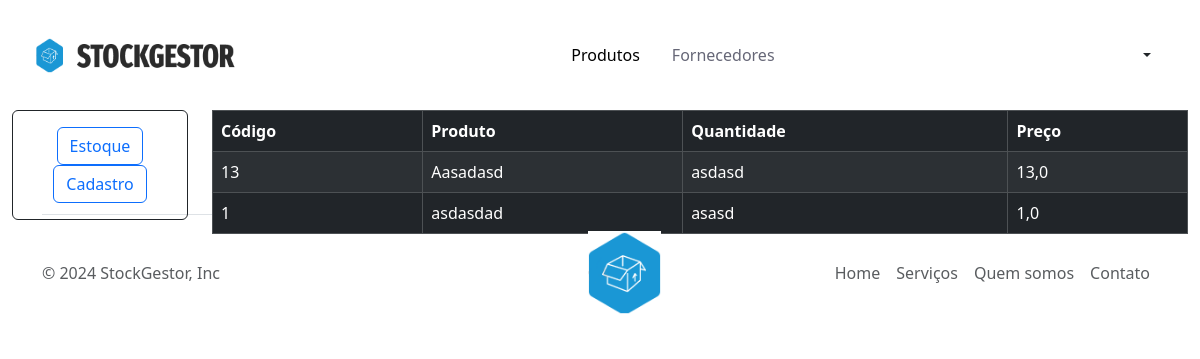
The app's page /lista_produtos, older data.
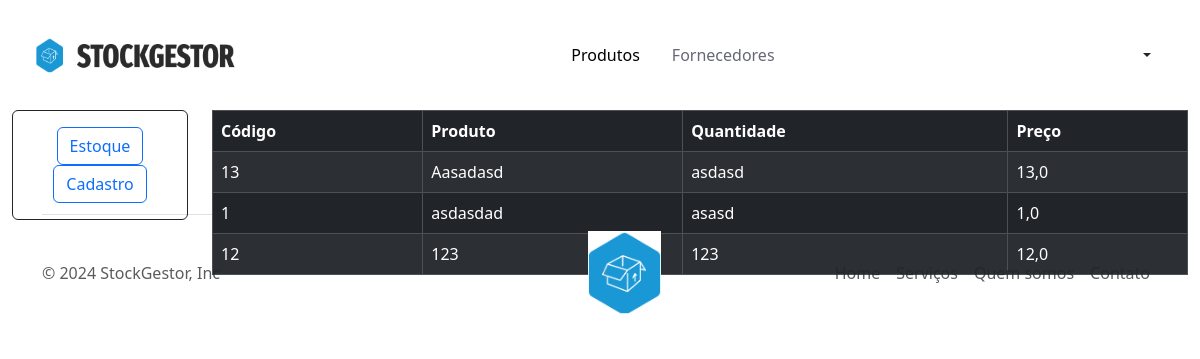
The same page, newer data.
### app_gestor/models.py (models this page shows)
class Produtos(models.Model):
    codigo = models.IntegerField()
    codigo_barras = models.IntegerField()
    preco_compra = models.FloatField(max_length=8)
    nome_produto = models.CharField(max_length=40)
    ref = models.CharField(max_length=30)
    marca = models.CharField(max_length=15)
    categoria = models.CharField(max_length=10)
    localizacao = models.CharField(max_length=3)
    fornecedor = models.CharField(max_length=40)
    descricao = models.CharField(max_length=100, default="Descrição")
    data_entrada = models.DateField()
    validade = models.DateField()

### app_gestor/views.py (the view)
# urls.py: path('lista_produtos', views.lista_produtos, name='lista_produtos'),
def lista_produtos(request):
    produtos = Produtos.objects.all()
    return render(request, 'app_gestor/lista_produtos.html', {'produtos': produtos})

### app_gestor/templates/app_gestor/lista_produtos.html (shortened to what this page needs)
{% extends 'app_gestor/base.html' %}
{% load static %}
{% block navbar %}
<nav class="navbar navbar-expand-lg sticky-top">
    <div class="container-fluid">
        <a class="navbar-brand me-auto" href="#">
            <img src="{% static 'app_gestor/img/logo_w.png' %}" width="200" height="35">
        </a>
        <div class="offcanvas offcanvas-end" tabindex="-1" id="offcanvasNavbar" aria-labelledby="offcanvasNavbarLabel">
            <div class="offcanvas-body">
                <ul class="navbar-nav justify-content-center flex-grow-1 pe-3">
                    <li class="nav-item">
                        <a class="nav-link mx-lg-2 active" href="{% url 'cadastro_produto' %}">Produtos</a>
                    </li>
                    <li class="nav-item">
                        <a class="nav-link mx-lg-2" href="{% url 'logado' %}">Fornecedores</a>
                    </li>
                </ul>
            </div>
        </div>
        <div class="dropdown">
            <button class="btn btn-default dropdown-toggle" type="button" id="menu1" data-toggle="dropdown">
            </button>
        </div>
    </div>
</nav>
{% endblock navbar %}
{% block content %}
<main>
    <div class="container-fluid">
        <div class="row">
            <div class="col">
                <div class="border border-dark p-3 rounded">
                    <ul class="list-group text-center">
                        <a href="{% url 'lista_produtos' %}">
                            <button type="button"
                                class="btn btn-outline-primary btn-block btn-fixed-width">Estoque</button>
                        </a>
                        <a href="{% url 'cadastro_produto' %}">
                            <button type="button"
                                class="btn btn-outline-primary btn-block btn-fixed-width">Cadastro</button>
                        </a>
                    </ul>
                </div>
            </div>
            <div class="col-10">
                <table class="table table-dark table-bordered table-striped">
                    <thead>
                        <tr>
                            <th>Código</th>
                            <th>Produto</th>
                            <th>Quantidade</th>
                            <th>Preço</th>
                        </tr>
                    </thead>
                    <tbody>
                        {% for produto in produtos %}
                        <tr>
                            <td>{{ produto.codigo }}</td>
                            <td>{{ produto.nome_produto }}</td>
                            <td>{{ produto.localizacao }}</td>
                            <td>{{ produto.preco_compra }}</td>
                        </tr>
                        {% endfor %}
                    </tbody>
                </table>
            </div>
        </div>
    </div>
</main>
{% endblock content %}

### app_gestor/templates/app_gestor/base.html (shortened to what this page needs)
<!DOCTYPE html>
<html lang="pt-br">
<head>
    {% load static %}
    <link href="https://cdn.jsdelivr.net/npm/bootstrap@5.3.3/dist/css/bootstrap.min.css" rel="stylesheet"
>
    <link rel="stylesheet" href="{% static 'app_gestor/css/style.css' %}">
</head>
<body>
    {% block navbar %}{% endblock navbar %}
    {% block content %}{% endblock content %}
    <div class="container">
        <footer class="d-flex flex-wrap justify-content-between align-items-center py-3 my-4 border-top">
            <p class="col-md-4 mb-0 text-muted">&copy; 2024 StockGestor, Inc</p>
            <a href="/"
                class="col-md-4 d-flex align-items-center justify-content-center mb-3 mb-md-0 me-md-auto link-dark text-decoration-none">
                <svg class="bi me-2" width="40" height="28">
                    <use xlink:href="#bootstrap" />
                </svg>
                <img src="{% static 'app_gestor/img/logo_icone.png' %}" width="73" height="84">
            </a>
            <ul class="nav col-md-4 justify-content-end">
                <li class="nav-item"><a href="#" class="nav-link px-2 text-muted">Home</a></li>
                <li class="nav-item"><a href="#" class="nav-link px-2 text-muted">Serviços</a></li>
                <li class="nav-item"><a href="#" class="nav-link px-2 text-muted">Quem somos</a></li>
                <li class="nav-item"><a href="#" class="nav-link px-2 text-muted">Contato</a></li>
            </ul>
        </footer>
    </div>
</body>
</html>

### app_gestor/static/app_gestor/css/style.css (style rules this page uses)
.navbar { background: #fff; height: 70px; margin: 20px; border-radius: 20px; padding: 0.25rem; }
.nav-link { color: #666777; font-weight: 500; position: relative; }
.navbar-link:hover, .nav-link.active { color: #000; }
.nav-link::before { content: ""; position: absolute; bottom: 0; left: 50%; transform: translateX(-50%); width: 0; height: 2px; background-color: #22a0de; visibility: hidden; transition: 0.3s ease-in-out; }
main { height: 10vh; }

Row changes from the older to the newer data that the page shows:
added Produtos: codigo "12", nome_produto "123", localizacao "123", preco_compra "12,0"
